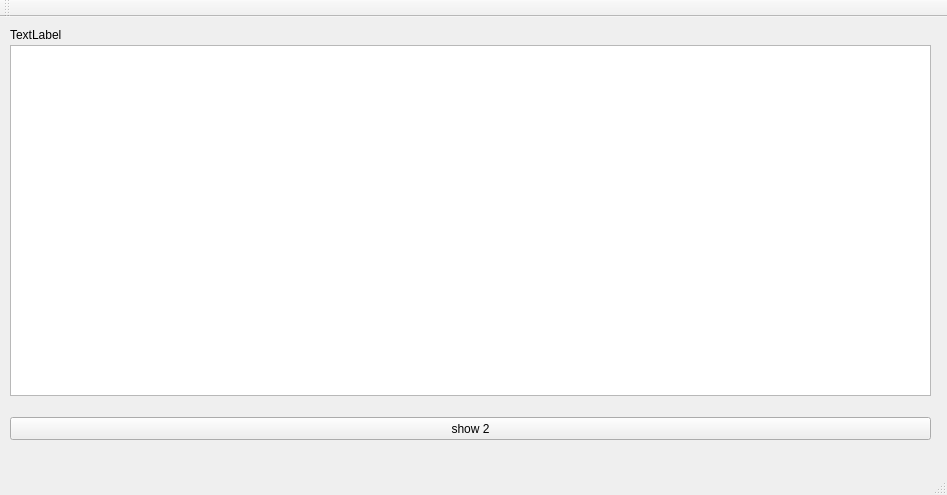
<?xml version="1.0" encoding="UTF-8"?>
<ui version="4.0">
 <class>MainWindow</class>
 <widget class="QMainWindow" name="MainWindow">
  <property name="geometry">
   <rect>
    <x>0</x>
    <y>0</y>
    <width>947</width>
    <height>495</height>
   </rect>
  </property>
  <property name="sizePolicy">
   <sizepolicy hsizetype="Expanding" vsizetype="Expanding">
    <horstretch>1</horstretch>
    <verstretch>1</verstretch>
   </sizepolicy>
  </property>
  <property name="windowTitle">
   <string>MainWindow</string>
  </property>
  <widget class="QWidget" name="centralWidget">
   <widget class="QPushButton" name="pushButton">
    <property name="geometry">
     <rect>
      <x>10</x>
      <y>400</y>
      <width>921</width>
      <height>23</height>
     </rect>
    </property>
    <property name="text">
     <string>show 2</string>
    </property>
   </widget>
   <widget class="QLabel" name="label">
    <property name="geometry">
     <rect>
      <x>10</x>
      <y>10</y>
      <width>921</width>
      <height>16</height>
     </rect>
    </property>
    <property name="sizePolicy">
     <sizepolicy hsizetype="Expanding" vsizetype="Expanding">
      <horstretch>0</horstretch>
      <verstretch>0</verstretch>
     </sizepolicy>
    </property>
    <property name="text">
     <string>TextLabel</string>
    </property>
   </widget>
   <widget class="QTextBrowser" name="textBrowser">
    <property name="geometry">
     <rect>
      <x>10</x>
      <y>28</y>
      <width>921</width>
      <height>351</height>
     </rect>
    </property>
    <property name="sizePolicy">
     <sizepolicy hsizetype="Expanding" vsizetype="Expanding">
      <horstretch>1</horstretch>
      <verstretch>1</verstretch>
     </sizepolicy>
    </property>
    <property name="sizeIncrement">
     <size>
      <width>1</width>
      <height>1</height>
     </size>
    </property>
   </widget>
  </widget>
  <widget class="QMenuBar" name="menuBar">
   <property name="geometry">
    <rect>
     <x>0</x>
     <y>0</y>
     <width>947</width>
     <height>23</height>
    </rect>
   </property>
  </widget>
  <widget class="QToolBar" name="mainToolBar">
   <attribute name="toolBarArea">
    <enum>TopToolBarArea</enum>
   </attribute>
   <attribute name="toolBarBreak">
    <bool>false</bool>
   </attribute>
  </widget>
  <widget class="QStatusBar" name="statusBar"/>
 </widget>
 <layoutdefault spacing="6" margin="11"/>
 <resources/>
 <connections/>
</ui>
